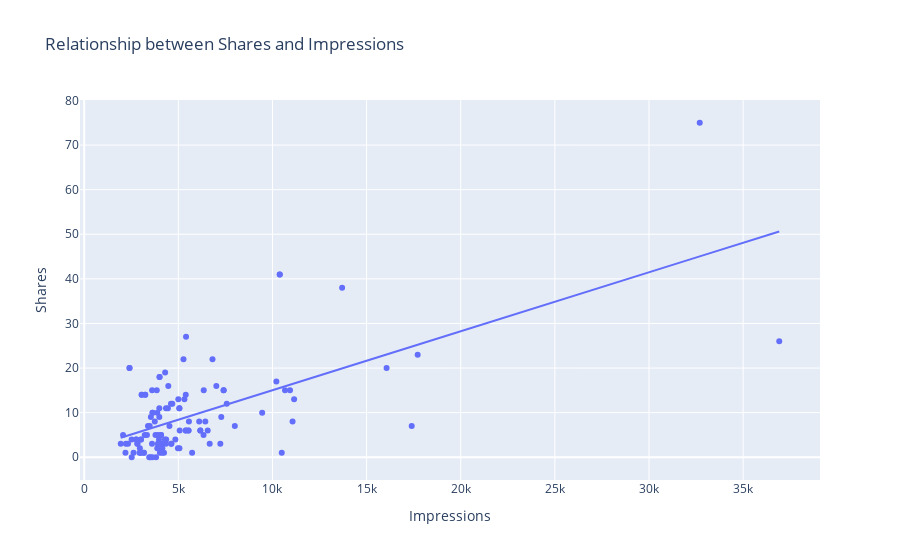

Notebook source saved alongside this figure:
### Markdown cell above
From the above plot, we can say that the number of comments we get on a post doesn't affect its reach.

### Code cell
figure= px.scatter(data_frame= data, x="Impressions", y="Shares", trendline="ols", 
                   title= "Relationship between Shares and Impressions")
figure.show()
